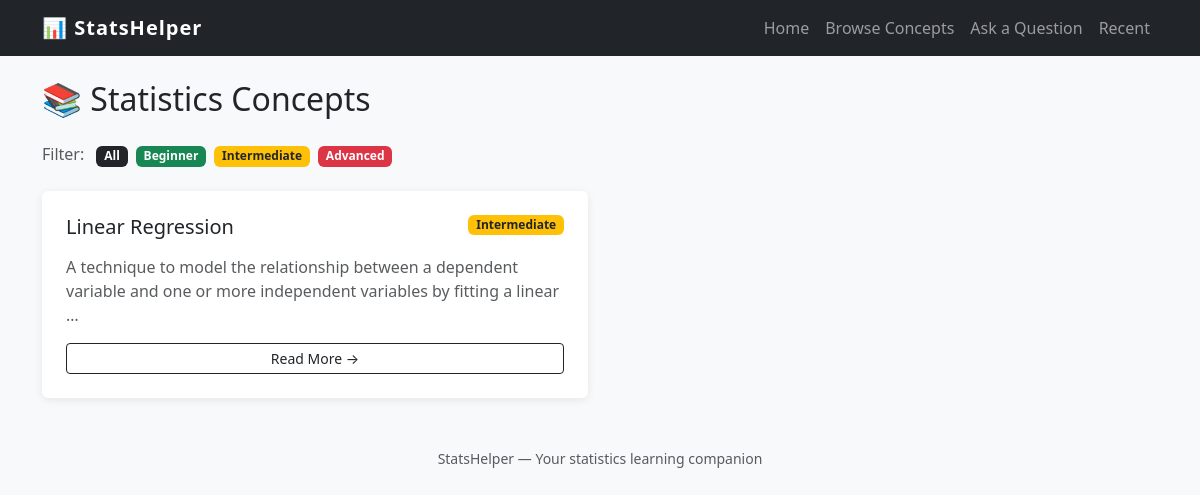
Screenshot of /concepts/?level=intermediate with the database file from the repository.
### core/models.py (models this page shows, shortened)
class Concept(models.Model):
    title             = models.CharField(max_length=200)
    slug              = models.SlugField(max_length=200, unique=True)
    level             = models.CharField(max_length=20, choices=LEVEL_CHOICES, default='beginner')
    short_description = models.TextField()
    created_at        = models.DateTimeField(auto_now_add=True)
    class Meta:
        ordering = ['title']   # alphabetical by default

### core/views.py (the view)
# urls.py: path('concepts/',               views.concepts_list,    name='concepts_list'),
def concepts_list(request):
    concepts = Concept.objects.all()
    level = request.GET.get('level')
    if level in ['beginner', 'intermediate', 'advanced']:
        concepts = concepts.filter(level=level)
    return render(request, 'core/concepts_list.html', {'concepts': concepts})

### templates/core/concepts_list.html (shortened to what this page needs)
{% extends "core/base.html" %}
{% block content %}
<h2 class="mb-4">📚 Statistics Concepts</h2>
<div class="mb-4">
  <span class="me-2 text-muted">Filter:</span>
  <a href="{% url 'concepts_list' %}" class="badge bg-dark text-decoration-none me-1">All</a>
  <a href="?level=beginner"     class="badge bg-success text-decoration-none me-1">Beginner</a>
  <a href="?level=intermediate" class="badge bg-warning text-decoration-none text-dark me-1">Intermediate</a>
  <a href="?level=advanced"     class="badge bg-danger text-decoration-none me-1">Advanced</a>
</div>
<div class="row g-4">
  {% for concept in concepts %}
  <div class="col-md-6">
    <div class="card p-4 h-100">
      <div class="d-flex justify-content-between align-items-start">
        <h5 class="card-title">{{ concept.title }}</h5>
        {% if concept.level == 'beginner' %}
          <span class="badge bg-success">Beginner</span>
        {% elif concept.level == 'intermediate' %}
          <span class="badge bg-warning text-dark">Intermediate</span>
        {% else %}
          <span class="badge bg-danger">Advanced</span>
        {% endif %}
      </div>
      <p class="text-muted mt-2">{{ concept.short_description|truncatewords:20 }}</p>
      <a href="{% url 'concept_detail' concept.slug %}" class="btn btn-sm btn-outline-dark mt-auto">
        Read More →
      </a>
    </div>
  </div>
  {% empty %}
    <p class="text-muted">No concepts found. <a href="/admin/">Add some in the admin panel.</a></p>
  {% endfor %}
</div>
{% endblock %}

### templates/core/base.html (style rules this page uses)
body { background: #f8f9fa; }
.card { border: none; box-shadow: 0 2px 8px rgba(0,0,0,0.08); }

### rows the page displays
Concept: title "Linear Regression", level "Intermediate", short_description "A technique to model the relationship between a dependent variable and one or more independent variables by fitting a linear …"
